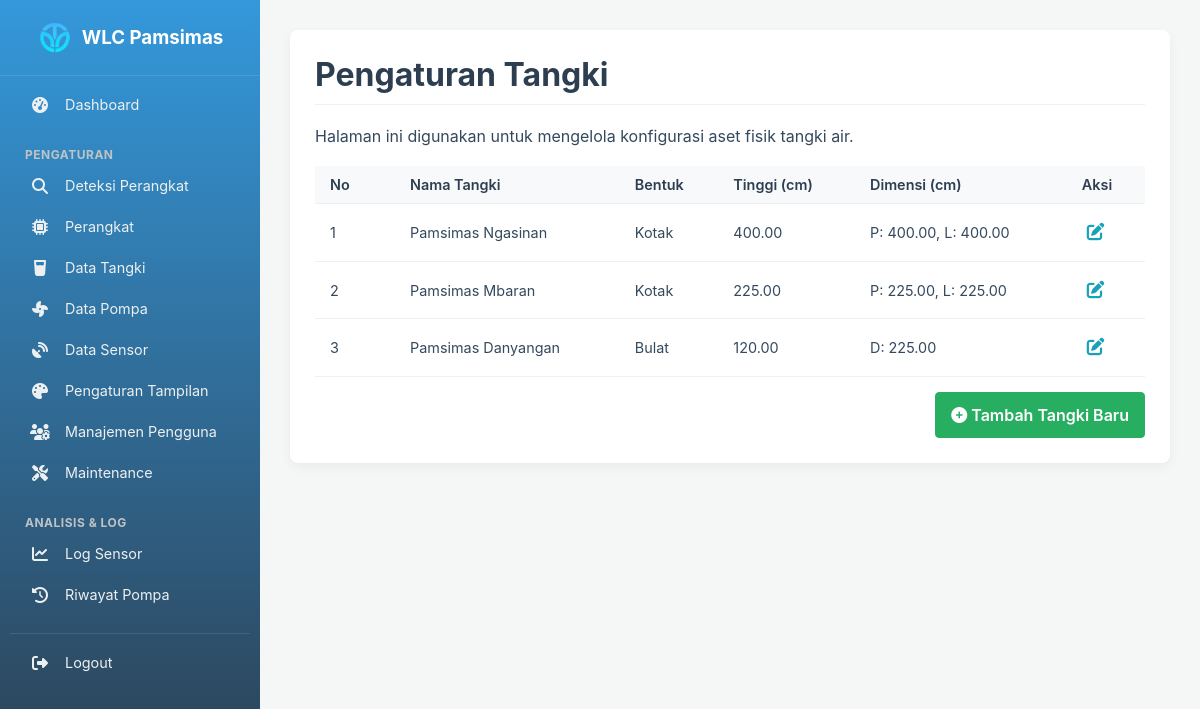
The page /public/settings/tanks (signed in) on the database its author committed.
### tables this page shows
CREATE TABLE `tank_configurations` (
  `id` int(11) NOT NULL,
  `tank_name` varchar(100) NOT NULL DEFAULT 'Main Tank',
  `tank_shape` varchar(10) NOT NULL DEFAULT 'kotak',
  `rectangular_dim_id` int(11) DEFAULT NULL,
  `circular_dim_id` int(11) DEFAULT NULL,
  `height` decimal(10,2) NOT NULL DEFAULT 100.00 COMMENT 'Total tank height in cm'
);

CREATE TABLE `tank_rectangular_dimensions` (
  `id` int(11) NOT NULL,
  `length` decimal(10,2) NOT NULL,
  `width` decimal(10,2) NOT NULL
);

CREATE TABLE `tank_circular_dimensions` (
  `id` int(11) NOT NULL,
  `diameter` decimal(10,2) NOT NULL
);

### app/Controllers/SettingController.php (called while the page is built, shortened)
<?php
class SettingController {
    public function tanks() {
        $data = [
            'title' => 'Pengaturan Tangki',
            'tanks' => Tank::getAll()
        ];
        view('settings/tanks', $data);
    }
}

### public/index.php (called while the page is built, shortened)
<?php
require_once ROOT_PATH . '/core/Router.php';
require_once ROOT_PATH . '/core/helpers.php';
$router = new Router();
$requestUri = parse_url($_SERVER['REQUEST_URI'], PHP_URL_PATH);
$method = $_SERVER['REQUEST_METHOD'];
$scriptName = dirname($_SERVER['SCRIPT_NAME']);
$scriptName = str_replace('\\', '/', $scriptName);
if (strpos($requestUri, $scriptName) === 0 && $scriptName !== '/') {
    $requestUri = substr($requestUri, strlen($scriptName));
}
$cleanUri = $requestUri ?: '/';
$router->dispatch($cleanUri, $method);

### app/Models/Tank.php (called while the page is built, shortened)
<?php
class Tank {
    public static function getAll(): array {
        $pdo = \Database::getInstance()->getConnection();
        $sql = "
            SELECT
                tc.id,
                tc.tank_name,
                tc.tank_shape,
                tc.height,
                trd.length,
                trd.width,
                tcd.diameter
            FROM tank_configurations tc
            LEFT JOIN tank_rectangular_dimensions trd ON tc.rectangular_dim_id = trd.id
            LEFT JOIN tank_circular_dimensions tcd ON tc.circular_dim_id = tcd.id
            ORDER BY tc.id ASC
        ";
        $stmt = $pdo->query($sql);
        return $stmt->fetchAll();
    }
}

### app/Views/settings/tanks.php (the view)
<div class="card">
    <h1><?php echo $title ?? 'Pengaturan Tangki'; ?></h1>
    <p>Halaman ini digunakan untuk mengelola konfigurasi aset fisik tangki air.</p>
    <div>
        <table class="data-table">
            <thead>
                <tr>
                    <th class="col-number">No</th>
                    <th>Nama Tangki</th>
                    <th>Bentuk</th>
                    <th>Tinggi (cm)</th>
                    <th>Dimensi (cm)</th>
                    <th>Aksi</th>
                </tr>
            </thead>
            <tbody>
                <?php $no = 1; ?>
                <?php if (!empty($tanks)): ?>
                    <?php foreach ($tanks as $tank): ?>
                        <tr>
                            <td class="col-number"><?= $no++ ?></td>
                            <td><?php echo htmlspecialchars($tank['tank_name']); ?></td>
                            <td><?php echo htmlspecialchars(ucfirst($tank['tank_shape'])); ?></td>
                            <td><?php echo htmlspecialchars($tank['height']); ?></td>
                            <td>
                                <?php
                                if ($tank['tank_shape'] === 'kotak') {
                                    echo 'P: ' . htmlspecialchars($tank['length']) . ', L: ' . htmlspecialchars($tank['width']);
                                } else if ($tank['tank_shape'] === 'bulat') {
                                    echo 'D: ' . htmlspecialchars($tank['diameter']);
                                }
                                ?>
                            </td>
                            <td class="action-buttons">
                                <a href="<?= base_url('/settings/tanks/edit/' . $tank['id']) ?>" class="btn btn-sm btn-info" title="Edit"><i class="fas fa-edit"></i></a>
                            </td>
                        </tr>
                    <?php endforeach; ?>
                <?php else: ?>
                    <tr>
                        <td colspan="6" style="text-align: center;">Tidak ada tangki yang terdaftar.</td>
                    </tr>
                <?php endif; ?>
            </tbody>
        </table>
    </div>
    <div class="table-footer-actions">
        <a href="<?= base_url('/settings/tanks/create') ?>" class="btn btn-success">
            <i class="fas fa-plus-circle"></i> Tambah Tangki Baru
        </a>
    </div>
</div>

### core/Router.php (shortened to what this page needs)
<?php
class Router {
    protected $routes = [
        'GET' => [],
        'POST' => []
    ];
    public function get($uri, $controllerAction) {
        $this->routes['GET'][$uri] = $controllerAction;
    }
    public function post($uri, $controllerAction) {
        $this->routes['POST'][$uri] = $controllerAction;
    }
    public function dispatch($uri, $method) {
        if (array_key_exists($uri, $this->routes[$method])) {
            $this->callAction(
                ...explode('@', $this->routes[$method][$uri])
            );
            return;
        }
    }
    protected function callAction($controller, $action, ...$params) {
        $controllerInstance = new $controllerClass();
        $controllerInstance->$action(...$params);
    }
}

### core/helpers.php (shortened to what this page needs)
<?php
function view($viewPath, $data = [], $useLayout = true) {
    $__view_file_path = ROOT_PATH . '/app/Views/' . str_replace('.', '/', $viewPath) . '.php';
    if (file_exists($__view_file_path)) {
        extract($data);
        $content = $__view_file_path;
        if ($useLayout) {
            require_once ROOT_PATH . '/app/Views/layouts/main.php';
        } else {
            require_once $content;
        }
    } else {
        echo "Error: View file '{$__view_file_path}' not found.";
    }
}
function isActive(string $path, bool $exactMatch = true): string {
    if ($exactMatch) return (CURRENT_ROUTE_URI === $path) ? 'active' : '';
    return (strpos(CURRENT_ROUTE_URI, $path) === 0 && (strlen(CURRENT_ROUTE_URI) === strlen($path) || substr(CURRENT_ROUTE_URI, strlen($path), 1) === '/')) ? 'active' : '';
}
function base_url($path = '') {
    $url = '';
    if (defined('BASE_URL')) {
        $url = BASE_URL;
    }
    elseif (($envUrl = getenv('APP_URL')) !== false && !empty($envUrl)) {
        $url = $envUrl;
    } elseif (isset($_ENV['APP_URL']) && !empty($_ENV['APP_URL'])) {
        $url = $_ENV['APP_URL'];
    } elseif (isset($_SERVER['APP_URL']) && !empty($_SERVER['APP_URL'])) {
        $url = $_SERVER['APP_URL'];
    }
    else {
        $protocol = (isset($_SERVER['HTTPS']) && $_SERVER['HTTPS'] === 'on') ? "https" : "http";
        $host = $_SERVER['HTTP_HOST'] ?? 'localhost';
        $scriptDir = dirname($_SERVER['SCRIPT_NAME'] ?? '');
        $scriptDir = str_replace('\\', '/', $scriptDir);
        if ($scriptDir !== '/') {
            $scriptDir = rtrim($scriptDir, '/');
        }
        $url = $protocol . "://" . $host . $scriptDir;
    }
    return rtrim($url, '/') . '/' . ltrim($path, '/');
}

### app/Views/layouts/main.php (shortened to what this page needs)
<!DOCTYPE html>
<html lang="id">
<head>
    <link rel="stylesheet" href="<?= base_url('/css/style.css?v=' . (file_exists(ROOT_PATH . '/public/css/style.css') ? filemtime(ROOT_PATH . '/public/css/style.css') : '1.0')) ?>">
    <link rel="stylesheet" href="<?= base_url('/css/responsive.css?v=' . (file_exists(ROOT_PATH . '/public/css/responsive.css') ? filemtime(ROOT_PATH . '/public/css/responsive.css') : '1.0')) ?>">
    <link rel="stylesheet" href="https://cdnjs.cloudflare.com/ajax/libs/font-awesome/6.4.2/css/all.min.css">
</head>
<body>
    <div class="main-container">
        <?php require_once 'sidebar.php';  ?>
        <main class="content">
            <?php require_once $content;  ?>
        </main>
    </div>
</body>
</html>

### app/Views/layouts/sidebar.php (shortened to what this page needs)
<aside class="sidebar">
    <div class="sidebar-header">
        <a href="<?= base_url('/') ?>" class="logo-link" style="display: flex; align-items: center; justify-content: center; text-decoration: none; color: white;">
            <img src="<?= base_url('/img/logo.png') ?>" alt="Logo" style="width: 35px; height: auto; margin-right: 10px;">
            <h3 style="margin: 0;">WLC Pamsimas</h3>
        </a>
    </div>
    <nav class="sidebar-nav">
        <ul>
            <li class="nav-item">
                <a href="<?= base_url('/') ?>">
                    <i class="fas fa-tachometer-alt nav-icon"></i>
                    <span>Dashboard</span>
                </a>
            </li>
            <li class="nav-header">PENGATURAN</li>
            <li class="nav-item">
                <a href="<?= base_url('/detect') ?>">
                    <i class="fas fa-search nav-icon"></i>
                    <span>Deteksi Perangkat</span>
                </a>
            </li>
            <li class="nav-item">
                <a href="<?= base_url('/controllers') ?>">
                    <i class="fas fa-microchip nav-icon"></i>
                    <span>Perangkat</span>
                </a>
            </li>
            <li class="nav-item">
                <a href="<?= base_url('/settings/tanks') ?>">
                    <i class="fa-solid fa-glass-water nav-icon"></i>
                    <span>Data Tangki</span>
                </a>
            </li>
            <li class="nav-item">
                <a href="<?= base_url('/settings/pumps') ?>">
                    <i class="fas fa-fan nav-icon"></i>
                    <span>Data Pompa</span>
                </a>
            </li>
            <li class="nav-item">
                <a href="<?= base_url('/settings/sensors') ?>">
                    <i class="fas fa-satellite-dish nav-icon"></i>
                    <span>Data Sensor</span>
                </a>
            </li>
            <li class="nav-item">
                <a href="<?= base_url('/settings/display') ?>" class="<?= isActive('/settings/display') ?>">
                    <i class="fas fa-palette nav-icon"></i>
                    <span>Pengaturan Tampilan</span>
                </a>
            </li>
            <?php if (isset($_SESSION['user']) && $_SESSION['user']['role'] === 'Administrator'): ?>
            <li class="nav-item">
                <a href="<?= base_url('/users') ?>">
                    <i class="fas fa-users-cog nav-icon"></i>
                    <span>Manajemen Pengguna</span>
                </a>
            </li>
            <li class="nav-item">
                <a href="<?= base_url('/settings/maintenance') ?>">
                    <i class="fas fa-tools nav-icon"></i>
                    <span>Maintenance</span>
                </a>
            </li>
            <?php endif; ?>
            <li class="nav-header">ANALISIS & LOG</li>
            <li class="nav-item">
                <a href="<?= base_url('/logs/sensors') ?>" class="<?= isActive('/logs/sensors') ?>">
                    <i class="fas fa-chart-line nav-icon"></i>
                    <span>Log Sensor</span>
                </a>
            </li>
            <li class="nav-item">
                <a href="<?= base_url('/logs/pumps') ?>" class="<?= isActive('/logs/pumps') ?>">
                    <i class="fas fa-history nav-icon"></i>
                    <span>Riwayat Pompa</span>
                </a>
            </li>
            <li class="nav-item" style="margin-top: 20px; border-top: 1px solid rgba(255,255,255,0.1); padding-top: 10px;">
                <a href="#" onclick="event.preventDefault(); document.getElementById('logout-form').submit();">
                    <i class="fas fa-sign-out-alt nav-icon"></i>
                    <span>Logout</span>
                </a>
            </li>
        </ul>
    </nav>
</aside>

### public/css/style.css (style rules this page uses)
:root { --primary-color: #3498db; --secondary-color: #2c3e50; --success-color: #27ae60; --light-gray: #ecf0f1; --medium-gray: #bdc3c7; --dark-gray: #7f8c8d; --background-color: #f4f7f6; --card-background: #ffffff; --text-color: #34495e; }
body { font-family: -apple-system, BlinkMacSystemFont, "Segoe UI", Roboto, "Helvetica Neue", Arial, sans-serif; margin: 0; background-color: var(--background-color); color: var(--text-color); }
.main-container { display: flex; }
.sidebar { width: 260px; background-color: var(--secondary-color); background: linear-gradient(180deg, var(--primary-color) 0%, var(--secondary-color) 100%); color: var(--light-gray); height: 100vh; position: sticky; top: 0; padding: 0; flex-shrink: 0; display: flex; flex-direction: column; }
.sidebar-header { padding: 20px; border-bottom: 1px solid rgba(255, 255, 255, 0.1); margin-bottom: 10px; }
.sidebar-nav { padding: 0 10px; flex-grow: 1; overflow-y: auto; }
.sidebar ul { list-style-type: none; padding: 0; margin: 0; }
.sidebar ul li a { display: flex; align-items: center; color: var(--light-gray); text-decoration: none; padding: 10px 15px; border-radius: 4px; margin-bottom: 4px; transition: background-color 0.2s ease-in-out; font-size: 0.9rem; }
.nav-header { padding: 20px 15px 5px 15px; font-size: 0.75rem; font-weight: bold; color: var(--medium-gray); text-transform: uppercase; letter-spacing: 0.5px; }
.nav-icon { font-size: 1rem; width: 30px; margin-right: 10px; text-align: center; }
.content { flex-grow: 1; padding: 30px; overflow-y: auto; }
.card { background-color: var(--card-background); border-radius: 8px; padding: 25px; box-shadow: 0 4px 12px rgba(0,0,0,0.05); }
h1, h2 { color: var(--secondary-color); border-bottom: 1px solid var(--light-gray); padding-bottom: 10px; margin-top: 0; }
table { width: 100%; border-collapse: collapse; }
th, td { padding: 12px 15px; text-align: left; border-bottom: 1px solid var(--light-gray); }
thead th { background-color: #f8f9fa; font-weight: 600; }
.data-table { width: 100%; border-collapse: collapse; margin-top: 20px; font-size: 0.9rem; }
.data-table th, .data-table td { padding: 12px 15px; text-align: left; border-bottom: 1px solid var(--light-gray); vertical-align: middle; padding: 10px 15px; }
.data-table thead th { background-color: #f8f9fa; font-weight: 600; color: var(--secondary-color); }
.btn { display: inline-block; font-weight: 600; color: #212529; text-align: center; vertical-align: middle; cursor: pointer; user-select: none; background-color: transparent; border: 1px solid transparent; padding: 10px 15px; font-size: 1rem; line-height: 1.5; border-radius: 4px; text-decoration: none; transition: color .15s ease-in-out,background-color .15s ease-in-out,border-color .15s ease-in-out,box-shadow .15s ease-in-out; }
.btn-success { color: #fff; background-color: var(--success-color); border-color: var(--success-color); }
.action-buttons .btn { margin-right: 5px; background: transparent !important; border: none; box-shadow: none; padding: 5px; font-size: 1.1rem; }
.action-buttons .btn-info { color: #17a2b8; background-color: transparent; border-color: transparent; }
.btn-sm { padding: 5px 10px; font-size: 0.875rem; line-height: 1.5; border-radius: 3px; }
.btn-info { color: #fff; background-color: #17a2b8; border-color: #17a2b8; }
.table-footer-actions { display: flex; justify-content: flex-end; width: 100%; margin-top: 15px; }
.col-number { width: 50px; text-align: center; }

### rows shown on the page
tank_configurations: tank_name "Pamsimas Ngasinan", tank_shape "Kotak", height "400.00", tank_rectangular_dimensions.length "400.00", tank_rectangular_dimensions.width "400.00"
tank_configurations: tank_name "Pamsimas Mbaran", tank_shape "Kotak", height "225.00", tank_rectangular_dimensions.length "225.00", tank_rectangular_dimensions.width "225.00"
tank_configurations: tank_name "Pamsimas Danyangan", tank_shape "Bulat", height "120.00", tank_circular_dimensions.diameter "225.00"

### other values the page prints
$title "Pengaturan Tangki"
